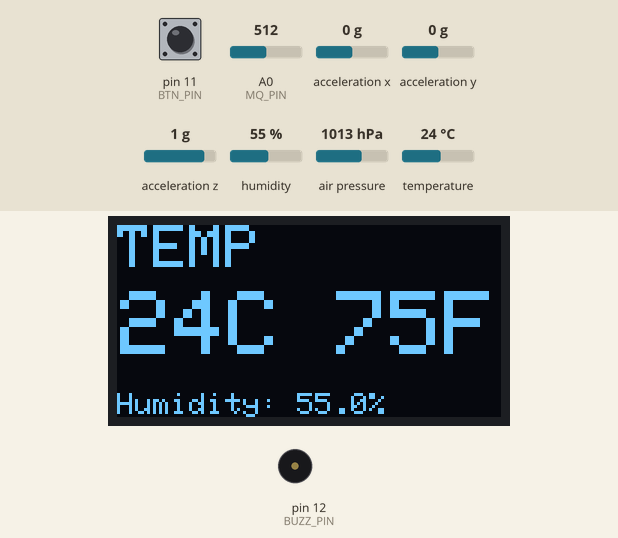
The sketch below on a simulated Arduino Nano, built with avr-gcc and run on an emulated ATmega328P. On the bench: 128×64 one-colour display, buzzer (waves = sounding). Wiring (inferred from the names in the program): AHT10/20 sensor at I2C address 0x38; MPU-6050 motion sensor at I2C address 0x68. Inputs (shaded band) come from the test bench; at power-on: humidity 55 %, pin 11 (BTN_PIN) HIGH, air pressure 1013 hPa, A0 (MQ_PIN) = 512, acceleration x 0 g, acceleration y 0 g, acceleration z 1 g, temperature 24 °C.

Above: at 3.9 s.
4.0 s: humidity set to 22 %
At 5.3 s:
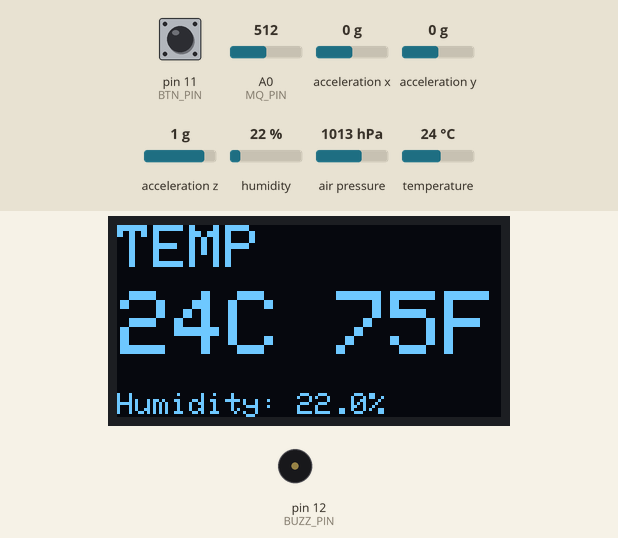
5.6 s: pin 11 (BTN_PIN) pulled LOW for 0.15 s
At 6.9 s:
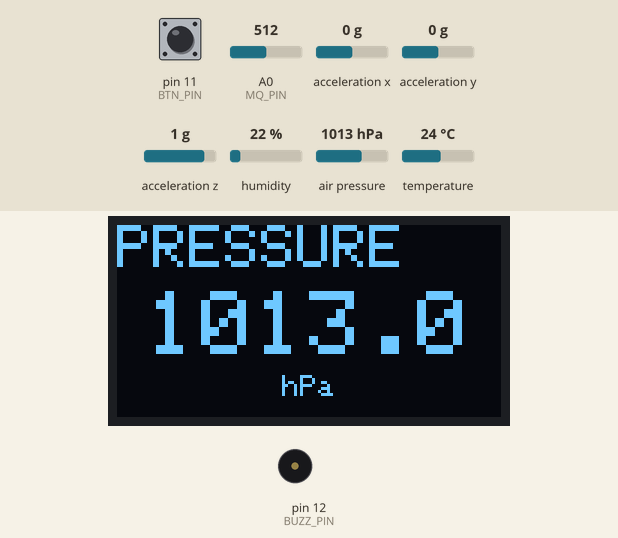
7.3 s: air pressure set to 952 hPa
At 8.6 s:
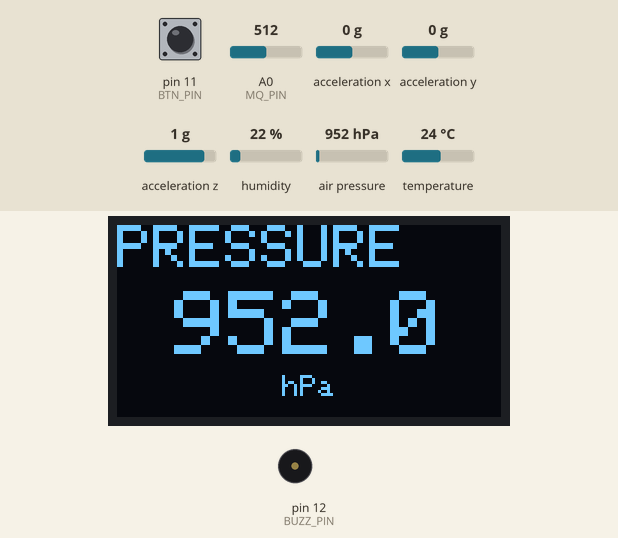
8.9 s: pin 11 (BTN_PIN) pulled LOW for 1 s
At 9.7 s:
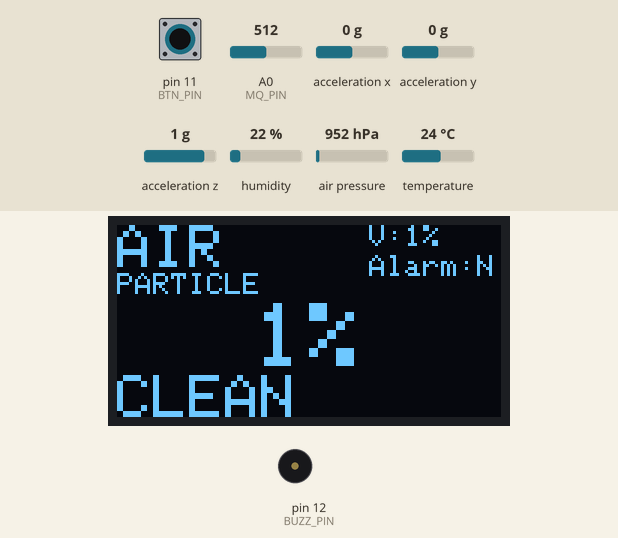
11.4 s: A0 (MQ_PIN) set to 704
At 12.7 s:
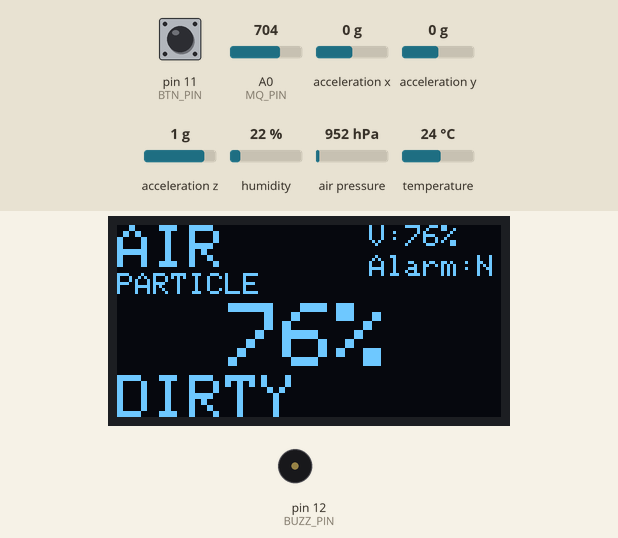
13.0 s: A0 (MQ_PIN) set to 730
At 13.9 s:
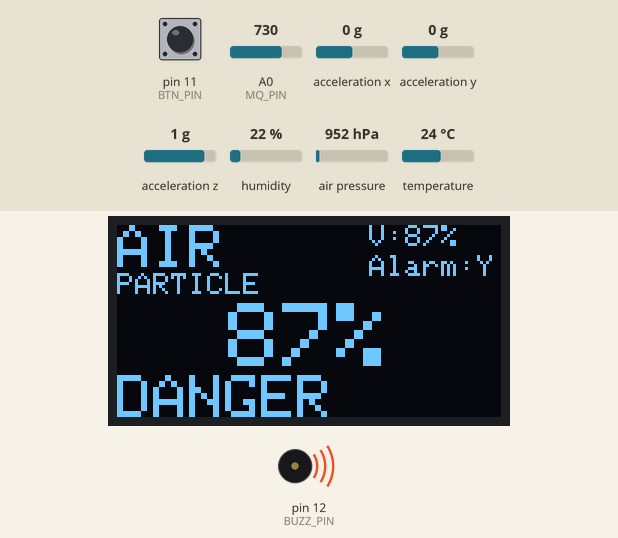
Timing chart, 0 to 15.6 s (numbered marks = the images above; inputs shaded):
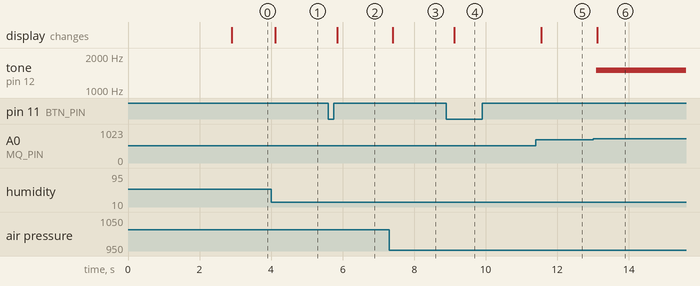

The sketch:

smart_home_v2.ino
```cpp
// (licence header left out)
#include <Wire.h>
#include <Adafruit_SSD1306.h>
#include <Adafruit_GFX.h>
#include <Adafruit_BMP280.h>
#include <math.h>
#include <string.h>
#define SCREEN_W 128
#define SCREEN_H 64

Adafruit_SSD1306 display(SCREEN_W, SCREEN_H, &Wire, -1);
Adafruit_BMP280 bmp;

#define MQ_PIN        A0
#define BTN_PIN       11
#define BUZZ_PIN      12
#define AHT10_ADDR    0x38
#define MPU6050_ADDR  0x68

// ---------- UI ----------
byte page = 0;
bool lastBtnState = HIGH;
unsigned long lastBtnMs = 0;
const unsigned long BTN_DEBOUNCE_MS = 35;

// ---------- Sensors presence ----------
bool hasAHT = false;
bool hasBMP = false;
bool hasMPU = false;

// ---------- AHT10 values ----------
float tempC = 25.0f;
float humP  = 50.0f;

// ---------- BMP280 values ----------
float pressHpa = 1013.0f;

// ---------- MQ baseline -> % ----------
int mq = 0;
int mqBase = 0;                  // 0%
int mqDirty = 0;                 // 100%
const int MQ_SPAN = 250;          // hassasiyet (küçük => daha hassas)
const int MQ_FLOOR_PCT = 1;       // %0 göstermeyi yasakla

// ---------- MPU6050 raw + stabilized ----------
int16_t ax = 0, ay = 0, az = 0;
static bool accInited = false;
static float axE = 0, ayE = 0, azE = 0;
const float ACC_EMA_ALPHA = 0.10f;  // daha stabil

// ---------- Motion: orientation-independent (high-pass magnitude) ----------
static float magE = 0;
static float dynE = 0;
static float noiseE = 0;
const float MAG_ALPHA   = 0.02f;
const float DYN_ALPHA   = 0.25f;
const float NOISE_ALPHA = 0.01f;
const int   MIN_QUAKE_COUNTS = 70; // daha hassas için düşür (ör. 50)
const float NOISE_MULT = 5.0f;     // false positive artarsa yükselt (ör. 6-7)
unsigned long shakeUntilMs = 0;
const unsigned long SHAKE_HOLD_MS = 300;

static inline float clampf(float v, float lo, float hi) {
  if (v < lo) return lo;
  if (v > hi) return hi;
  return v;
}

static inline void buzzerOff() { noTone(BUZZ_PIN); }
static inline bool isShakeActive() { return millis() < shakeUntilMs; }

// Default font: 6px per char (5+1), 8px height.
static inline void printCenter(const char* text, int y, uint8_t size) {
  display.setTextSize(size);
  int16_t x = (SCREEN_W - (int)strlen(text) * 6 * size) / 2;
  if (x < 0) x = 0;
  display.setCursor(x, y);
  display.print(text);
}

bool checkI2C(byte addr) {
  Wire.beginTransmission(addr);
  return (Wire.endTransmission() == 0);
}

// ---------- AHT10 (raw I2C) ----------
void readAHT10() {
  Wire.beginTransmission(AHT10_ADDR);
  Wire.write(0xAC);
  Wire.write(0x33);
  Wire.write(0x00);
  Wire.endTransmission();
  delay(80);

  Wire.requestFrom(AHT10_ADDR, 6);
  if (Wire.available() != 6) return;

  byte data[6];
  for (int i = 0; i < 6; i++) data[i] = Wire.read();

  if (data[0] & 0x80) return; // busy

  uint32_t h_raw = ((uint32_t)data[1] << 12) |
                   ((uint32_t)data[2] << 4)  |
                   (data[3] >> 4);

  uint32_t t_raw = (((uint32_t)data[3] & 0x0F) << 16) |
                   ((uint32_t)data[4] << 8)          |
                   data[5];

  humP  = (h_raw * 100.0f) / 1048576.0f;
  tempC = ((t_raw * 200.0f) / 1048576.0f) - 50.0f;

  humP  = clampf(humP,  0.0f, 100.0f);
  tempC = clampf(tempC, -40.0f, 85.0f);
}

// ---------- MPU6050 ----------
void initMPU6050() {
  Wire.beginTransmission(MPU6050_ADDR);
  Wire.write(0x6B); // PWR_MGMT_1
  Wire.write(0);    // wake
  Wire.endTransmission();
}

void readMPU6050Raw() {
  Wire.beginTransmission(MPU6050_ADDR);
  Wire.write(0x3B); // ACCEL_XOUT_H
  Wire.endTransmission();

  Wire.requestFrom(MPU6050_ADDR, 6);
  if (Wire.available() == 6) {
    ax = (Wire.read() << 8) | Wire.read();
    ay = (Wire.read() << 8) | Wire.read();
    az = (Wire.read() << 8) | Wire.read();
  }
}

void updateMotion() {
  if (!hasMPU) return;

  readMPU6050Raw();

  if (!accInited) {
    axE = ax; ayE = ay; azE = az;
    magE = sqrtf((float)ax * ax + (float)ay * ay + (float)az * az);
    dynE = 0; noiseE = 0;
    accInited = true;
    return;
  }

  // Stable XYZ for display
  axE = (1.0f - ACC_EMA_ALPHA) * axE + ACC_EMA_ALPHA * (float)ax;
  ayE = (1.0f - ACC_EMA_ALPHA) * ayE + ACC_EMA_ALPHA * (float)ay;
  azE = (1.0f - ACC_EMA_ALPHA) * azE + ACC_EMA_ALPHA * (float)az;

  // Orientation-independent vibration
  float mag = sqrtf((float)ax * ax + (float)ay * ay + (float)az * az);

  magE = (1.0f - MAG_ALPHA) * magE + MAG_ALPHA * mag;
  float dyn = fabsf(mag - magE);            // high-pass
  dynE = (1.0f - DYN_ALPHA) * dynE + DYN_ALPHA * dyn;

  if (!isShakeActive()) {
    noiseE = (1.0f - NOISE_ALPHA) * noiseE + NOISE_ALPHA * dynE;
  }

  float th = noiseE * NOISE_MULT;
  if (th < (float)MIN_QUAKE_COUNTS) th = (float)MIN_QUAKE_COUNTS;

  if (dynE > th) {
    shakeUntilMs = millis() + SHAKE_HOLD_MS;
    tone(BUZZ_PIN, 1200, 160); // event beep
  }
}

// ---------- MQ baseline calibration ----------
void calibrateMQBaseline() {
  long sum = 0;
  for (int i = 0; i < 220; i++) {
    sum += analogRead(MQ_PIN);
    delay(5);
  }
  mqBase = (int)(sum / 220);
  mqDirty = constrain(mqBase + MQ_SPAN, mqBase + 1, 1023);
}

int calcAirPct(int raw) {
  if (mqDirty <= mqBase) return MQ_FLOOR_PCT;
  raw = constrain(raw, mqBase, mqDirty);
  long pct = (long)(raw - mqBase) * 100L / (long)(mqDirty - mqBase);
  int ip = (int)constrain((int)pct, 0, 100);
  if (ip == 0) ip = MQ_FLOOR_PCT;
  return ip;
}

// ================================
// Setup
// ================================
void setup() {
  Serial.begin(9600);
  Wire.begin();

  pinMode(BTN_PIN, INPUT_PULLUP);
  pinMode(BUZZ_PIN, OUTPUT);
  digitalWrite(BUZZ_PIN, LOW);

  if (display.begin(SSD1306_SWITCHCAPVCC, 0x3C)) {
    display.setTextColor(SSD1306_WHITE);
    display.setTextWrap(false); // TEMP taşmasında alta kaymayı engeller

    display.clearDisplay();
    printCenter("SMART", 0, 2);
    printCenter("HOME", 16, 2);
    printCenter("by FURKAN EGE", 34, 1);
    printCenter("2025", 44, 1);
    printCenter("Boston, MA", 54, 1);
    display.display();
    delay(1600);
  }

  hasAHT = checkI2C(AHT10_ADDR);
  hasBMP = bmp.begin(0x76);

  hasMPU = checkI2C(MPU6050_ADDR);
  if (hasMPU) initMPU6050();

  calibrateMQBaseline();
}

// ================================
// Loop
// ================================
void loop() {
  // Button page cycle (debounced edge)
  bool btn = digitalRead(BTN_PIN);
  unsigned long now = millis();
  if (btn != lastBtnState && (now - lastBtnMs) > BTN_DEBOUNCE_MS) {
    lastBtnMs = now;
    if (btn == LOW) page = (page + 1) % 4;
    lastBtnState = btn;
  }

  // Read sensors
  if (hasAHT) readAHT10();
  if (hasBMP) pressHpa = bmp.readPressure() / 100.0f;

  mq = analogRead(MQ_PIN);
  updateMotion();

  // UI
  display.clearDisplay();

  // -------- PAGE 0: TEMP --------
  if (page == 0) {
    display.setTextSize(2);
    display.setCursor(0, 0);
    display.println(F("TEMP"));

    if (hasAHT) {
      int tC = (int)roundf(tempC);
      int tF = (int)roundf((tempC * 9.0f / 5.0f) + 32.0f);

      char buf[20];
      int n = snprintf(buf, sizeof(buf), "%dC %dF", tC, tF);

      // Uzarsa size 2'ye düş, asla satır kaydırma yok (wrap kapalı)
      if (n <= 7) printCenter(buf, 22, 3);
      else        printCenter(buf, 26, 2);

      display.setTextSize(1);
      display.setCursor(0, 56);
      display.print(F("Humidity: "));
      display.print(humP, 1);
      display.print(F("%"));
    } else {
      display.setTextSize(2);
      printCenter("NO SENSOR", 28, 2);
    }

    if (!isShakeActive()) buzzerOff();
  }

  // -------- PAGE 1: PRESSURE (ALTITUDE REMOVED) --------
  else if (page == 1) {
    display.setTextSize(2);
    display.setCursor(0, 0);
    display.println(F("PRESSURE"));

    if (hasBMP) {
      char pbuf[16];
      dtostrf(pressHpa, 0, 1, pbuf);
      printCenter(pbuf, 22, 3);
      printCenter("hPa", 50, 1);
    } else {
      display.setTextSize(2);
      printCenter("NO SENSOR", 28, 2);
    }

    if (!isShakeActive()) buzzerOff();
  }

  // -------- PAGE 2: AIR PARTICLE (%) --------
  else if (page == 2) {
    display.setTextSize(2);
    display.setCursor(0, 0);
    display.println(F("AIR"));

    display.setTextSize(1);
    display.setCursor(0, 16);
    display.println(F("PARTICLE"));

    int airPct = calcAirPct(mq);

    char abuf[8];
    snprintf(abuf, sizeof(abuf), "%d%%", airPct);
    printCenter(abuf, 26, 3);

    bool alarm = false;

    display.setTextSize(2);
    display.setCursor(0, 50);
    if (airPct < 35)       display.print(F("CLEAN"));
    else if (airPct < 60)  display.print(F("MED"));
    else if (airPct < 80)  display.print(F("DIRTY"));
    else { display.print(F("DANGER")); alarm = true; }

    display.setTextSize(1);
    display.setCursor(84, 0);
    display.print(F("V:"));
    display.print(airPct);
    display.print(F("%"));

    display.setCursor(84, 10);
    display.print(F("Alarm:"));
    display.print(alarm ? F("Y") : F("N"));

    // Buzzer priority: shake > air alarm
    if (!isShakeActive()) {
      if (alarm) tone(BUZZ_PIN, 1500, 180);
      else buzzerOff();
    }
  }

  // -------- PAGE 3: MOTION --------
  else {
    display.setTextSize(2);
    display.setCursor(0, 0);
    display.println(F("MOTION"));

    if (hasMPU && accInited) {
      display.setTextSize(1);
      display.setCursor(0, 18);
      display.print(F("X: ")); display.println((int)axE);
      display.setCursor(0, 30);
      display.print(F("Y: ")); display.println((int)ayE);
      display.setCursor(0, 42);
      display.print(F("Z: ")); display.println((int)azE);

      bool shake = isShakeActive();
      display.setTextSize(2);
      display.setCursor(20, 50);
      display.println(shake ? F("YES!") : F("NO"));

      if (!shake) buzzerOff();
    } else {
      display.setTextSize(2);
      printCenter("NO SENSOR", 28, 2);
      buzzerOff();
    }
  }

  display.display();
  delay(60);
}
```

Measured:
- the behaviour switches between 711 and 712 on A0 (MQ_PIN) (found by bisection; images 5 and 6)
- after the input at 4.0 s, the display: changes after 0.12 s (image 1)
- after the input at 5.6 s, the display: changes after 0.25 s (image 2)
- after the input at 7.3 s, the display: changes after 0.10 s (image 3)
- after the input at 8.9 s, the display: changes after 0.22 s (image 4)
- after the input at 11.4 s, the display: changes after 0.16 s (image 5)
- after the input at 13.0 s, tone on pin 12 (BUZZ_PIN): silent → 1500 Hz after 0.10 s; the display: changes after 0.12 s (image 6)
